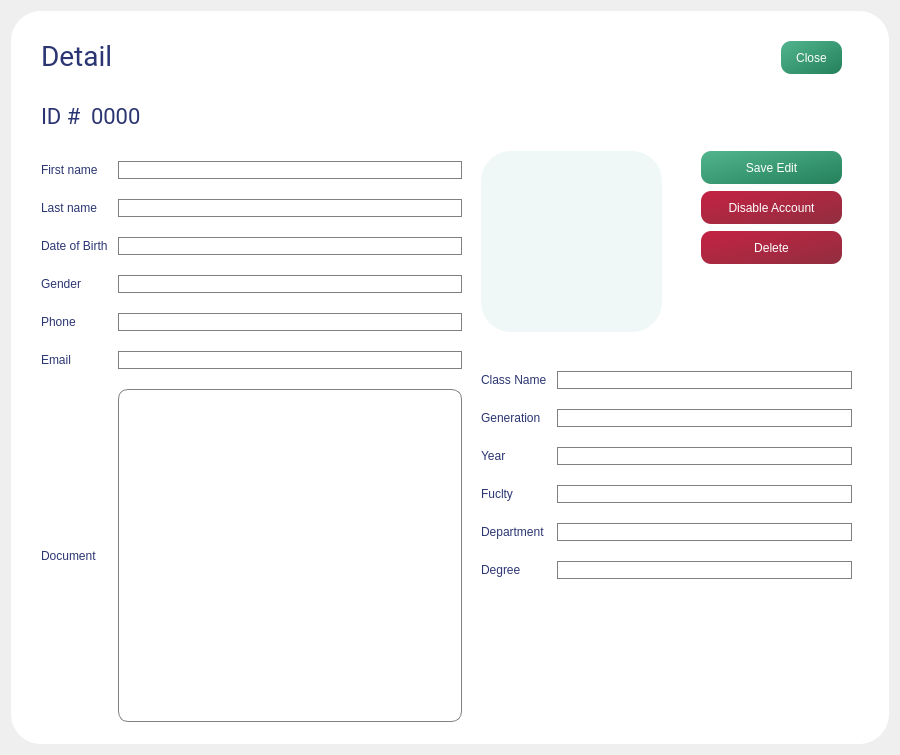
<?xml version="1.0" encoding="UTF-8"?>
<ui version="4.0">
 <class>account_detail</class>
 <widget class="QDialog" name="account_detail">
  <property name="geometry">
   <rect>
    <x>0</x>
    <y>0</y>
    <width>900</width>
    <height>755</height>
   </rect>
  </property>
  <property name="minimumSize">
   <size>
    <width>900</width>
    <height>755</height>
   </size>
  </property>
  <property name="maximumSize">
   <size>
    <width>900</width>
    <height>755</height>
   </size>
  </property>
  <property name="windowTitle">
   <string>Account Detail</string>
  </property>
  <layout class="QGridLayout" name="gridLayout">
   <item row="0" column="0">
    <widget class="QFrame" name="frameDetail">
     <property name="styleSheet">
      <string notr="true">background-color: rgb(255, 255, 255);
border-radius:30px;</string>
     </property>
     <property name="frameShape">
      <enum>QFrame::StyledPanel</enum>
     </property>
     <property name="frameShadow">
      <enum>QFrame::Raised</enum>
     </property>
     <widget class="QPushButton" name="pushButton_17">
      <property name="geometry">
       <rect>
        <x>770</x>
        <y>30</y>
        <width>61</width>
        <height>33</height>
       </rect>
      </property>
      <property name="cursor">
       <cursorShape>PointingHandCursor</cursorShape>
      </property>
      <property name="styleSheet">
       <string notr="true">background-color: qlineargradient(spread:pad, x1:0, y1:0, x2:1, y2:1, stop:0 rgba(81, 181, 142, 255), stop:1 rgba(36, 128, 91, 255));
color:#fff;
font: 12pt &quot;Roboto&quot;;
border-radius:10px;</string>
      </property>
      <property name="text">
       <string>Close</string>
      </property>
     </widget>
     <widget class="QWidget" name="gridLayoutWidget_2">
      <property name="geometry">
       <rect>
        <x>30</x>
        <y>140</y>
        <width>421</width>
        <height>581</height>
       </rect>
      </property>
      <layout class="QGridLayout" name="gridLayout_6">
       <property name="topMargin">
        <number>10</number>
       </property>
       <property name="bottomMargin">
        <number>10</number>
       </property>
       <property name="horizontalSpacing">
        <number>10</number>
       </property>
       <property name="verticalSpacing">
        <number>20</number>
       </property>
       <item row="1" column="0">
        <widget class="QLabel" name="label_5">
         <property name="styleSheet">
          <string notr="true">color: rgb(43, 53, 114);
font: 8pt &quot;Roboto&quot;;</string>
         </property>
         <property name="text">
          <string>Last name</string>
         </property>
        </widget>
       </item>
       <item row="5" column="0">
        <widget class="QLabel" name="label_6">
         <property name="styleSheet">
          <string notr="true">color: rgb(43, 53, 114);
font: 8pt &quot;Roboto&quot;;</string>
         </property>
         <property name="text">
          <string>Email</string>
         </property>
        </widget>
       </item>
       <item row="0" column="0">
        <widget class="QLabel" name="label_7">
         <property name="styleSheet">
          <string notr="true">color: rgb(43, 53, 114);
font: 8pt &quot;Roboto&quot;;</string>
         </property>
         <property name="text">
          <string>First name</string>
         </property>
        </widget>
       </item>
       <item row="4" column="0">
        <widget class="QLabel" name="label_8">
         <property name="styleSheet">
          <string notr="true">color: rgb(43, 53, 114);
font: 8pt &quot;Roboto&quot;;</string>
         </property>
         <property name="text">
          <string>Phone</string>
         </property>
        </widget>
       </item>
       <item row="2" column="0">
        <widget class="QLabel" name="label_9">
         <property name="styleSheet">
          <string notr="true">color: rgb(43, 53, 114);
font: 8pt &quot;Roboto&quot;;</string>
         </property>
         <property name="text">
          <string>Date of Birth</string>
         </property>
        </widget>
       </item>
       <item row="3" column="0">
        <widget class="QLabel" name="label_10">
         <property name="styleSheet">
          <string notr="true">color: rgb(43, 53, 114);
font: 8pt &quot;Roboto&quot;;</string>
         </property>
         <property name="text">
          <string>Gender</string>
         </property>
        </widget>
       </item>
       <item row="6" column="0">
        <widget class="QLabel" name="label_11">
         <property name="styleSheet">
          <string notr="true">color: rgb(43, 53, 114);
font: 8pt &quot;Roboto&quot;;</string>
         </property>
         <property name="text">
          <string>Document</string>
         </property>
        </widget>
       </item>
       <item row="6" column="1">
        <widget class="QPlainTextEdit" name="document">
         <property name="styleSheet">
          <string notr="true">border-radius:10px;
font: 14pt &quot;Roboto&quot;;
color: rgb(43, 53, 114);
 border: 1px solid gray;</string>
         </property>
        </widget>
       </item>
       <item row="0" column="1">
        <widget class="QLineEdit" name="first_name">
         <property name="styleSheet">
          <string notr="true">border-radius:10px;
font: 14pt &quot;Roboto&quot;;
color: rgb(43, 53, 114);
 border: 1px solid gray;</string>
         </property>
        </widget>
       </item>
       <item row="1" column="1">
        <widget class="QLineEdit" name="last_name">
         <property name="styleSheet">
          <string notr="true">border-radius:10px;
font: 14pt &quot;Roboto&quot;;
color: rgb(43, 53, 114);
 border: 1px solid gray;</string>
         </property>
        </widget>
       </item>
       <item row="2" column="1">
        <widget class="QLineEdit" name="date_of_birth">
         <property name="styleSheet">
          <string notr="true">border-radius:10px;
font: 14pt &quot;Roboto&quot;;
color: rgb(43, 53, 114);
 border: 1px solid gray;</string>
         </property>
        </widget>
       </item>
       <item row="3" column="1">
        <widget class="QLineEdit" name="gender">
         <property name="styleSheet">
          <string notr="true">border-radius:10px;
font: 14pt &quot;Roboto&quot;;
color: rgb(43, 53, 114);
 border: 1px solid gray;</string>
         </property>
        </widget>
       </item>
       <item row="4" column="1">
        <widget class="QLineEdit" name="phone">
         <property name="styleSheet">
          <string notr="true">border-radius:10px;
font: 14pt &quot;Roboto&quot;;
color: rgb(43, 53, 114);
 border: 1px solid gray;</string>
         </property>
        </widget>
       </item>
       <item row="5" column="1">
        <widget class="QLineEdit" name="email">
         <property name="styleSheet">
          <string notr="true">border-radius:10px;
font: 14pt &quot;Roboto&quot;;
color: rgb(43, 53, 114);
 border: 1px solid gray;</string>
         </property>
        </widget>
       </item>
      </layout>
     </widget>
     <widget class="QLabel" name="main_titile_18">
      <property name="geometry">
       <rect>
        <x>30</x>
        <y>30</y>
        <width>181</width>
        <height>31</height>
       </rect>
      </property>
      <property name="font">
       <font>
        <family>Roboto</family>
        <pointsize>-1</pointsize>
        <weight>50</weight>
        <italic>false</italic>
        <bold>false</bold>
       </font>
      </property>
      <property name="styleSheet">
       <string notr="true">color: rgb(43, 53, 114);
font-size: 28px;</string>
      </property>
      <property name="text">
       <string>Detail</string>
      </property>
     </widget>
     <widget class="QLabel" name="main_titile_19">
      <property name="geometry">
       <rect>
        <x>80</x>
        <y>90</y>
        <width>181</width>
        <height>31</height>
       </rect>
      </property>
      <property name="font">
       <font>
        <family>Roboto</family>
        <pointsize>-1</pointsize>
        <weight>50</weight>
        <italic>false</italic>
        <bold>false</bold>
       </font>
      </property>
      <property name="styleSheet">
       <string notr="true">color: rgb(43, 53, 114);
font-size: 22px;</string>
      </property>
      <property name="text">
       <string>0000</string>
      </property>
     </widget>
     <widget class="QLabel" name="main_titile_20">
      <property name="geometry">
       <rect>
        <x>470</x>
        <y>140</y>
        <width>181</width>
        <height>181</height>
       </rect>
      </property>
      <property name="font">
       <font>
        <family>Roboto</family>
        <weight>50</weight>
        <italic>false</italic>
        <bold>false</bold>
       </font>
      </property>
      <property name="styleSheet">
       <string notr="true">image: url(:/logo/image/Group 580.svg);
background-color: rgb(239, 248, 247);</string>
      </property>
      <property name="text">
       <string/>
      </property>
     </widget>
     <widget class="QPushButton" name="pushButton_18">
      <property name="geometry">
       <rect>
        <x>690</x>
        <y>140</y>
        <width>141</width>
        <height>33</height>
       </rect>
      </property>
      <property name="cursor">
       <cursorShape>PointingHandCursor</cursorShape>
      </property>
      <property name="styleSheet">
       <string notr="true">background-color: qlineargradient(spread:pad, x1:0, y1:0, x2:1, y2:1, stop:0 rgba(81, 181, 142, 255), stop:1 rgba(36, 128, 91, 255));
color:#fff;
font: 12pt &quot;Roboto&quot;;
border-radius:10px;</string>
      </property>
      <property name="text">
       <string>Save Edit</string>
      </property>
     </widget>
     <widget class="QPushButton" name="pushButton_19">
      <property name="geometry">
       <rect>
        <x>690</x>
        <y>180</y>
        <width>141</width>
        <height>33</height>
       </rect>
      </property>
      <property name="cursor">
       <cursorShape>PointingHandCursor</cursorShape>
      </property>
      <property name="styleSheet">
       <string notr="true">background-color: qlineargradient(spread:pad, x1:0, y1:0, x2:1, y2:1, stop:0 rgba(196, 35, 66, 255), stop:1 rgba(145, 46, 64, 255));
color:#fff;
font: 12pt &quot;Roboto&quot;;
border-radius:10px;</string>
      </property>
      <property name="text">
       <string>Disable Account</string>
      </property>
     </widget>
     <widget class="QWidget" name="gridLayoutWidget_3">
      <property name="geometry">
       <rect>
        <x>470</x>
        <y>350</y>
        <width>371</width>
        <height>371</height>
       </rect>
      </property>
      <layout class="QGridLayout" name="gridLayout_7">
       <property name="topMargin">
        <number>10</number>
       </property>
       <property name="bottomMargin">
        <number>10</number>
       </property>
       <property name="horizontalSpacing">
        <number>10</number>
       </property>
       <property name="verticalSpacing">
        <number>20</number>
       </property>
       <item row="2" column="0">
        <widget class="QLabel" name="label_12">
         <property name="styleSheet">
          <string notr="true">color: rgb(43, 53, 114);
font: 8pt &quot;Roboto&quot;;</string>
         </property>
         <property name="text">
          <string>Year</string>
         </property>
        </widget>
       </item>
       <item row="6" column="1">
        <spacer name="verticalSpacer">
         <property name="orientation">
          <enum>Qt::Vertical</enum>
         </property>
         <property name="sizeHint" stdset="0">
          <size>
           <width>20</width>
           <height>40</height>
          </size>
         </property>
        </spacer>
       </item>
       <item row="3" column="1">
        <widget class="QLineEdit" name="faclty">
         <property name="styleSheet">
          <string notr="true">border-radius:10px;
font: 14pt &quot;Roboto&quot;;
color: rgb(43, 53, 114);
 border: 1px solid gray;</string>
         </property>
        </widget>
       </item>
       <item row="1" column="1">
        <widget class="QLineEdit" name="lineEdit_13">
         <property name="styleSheet">
          <string notr="true">border-radius:10px;
font: 14pt &quot;Roboto&quot;;
color: rgb(43, 53, 114);
 border: 1px solid gray;</string>
         </property>
        </widget>
       </item>
       <item row="0" column="0">
        <widget class="QLabel" name="label_13">
         <property name="styleSheet">
          <string notr="true">color: rgb(43, 53, 114);
font: 8pt &quot;Roboto&quot;;</string>
         </property>
         <property name="text">
          <string>Class Name</string>
         </property>
        </widget>
       </item>
       <item row="1" column="0">
        <widget class="QLabel" name="label_14">
         <property name="styleSheet">
          <string notr="true">color: rgb(43, 53, 114);
font: 8pt &quot;Roboto&quot;;</string>
         </property>
         <property name="text">
          <string>Generation</string>
         </property>
        </widget>
       </item>
       <item row="0" column="1">
        <widget class="QLineEdit" name="lineEdit_12">
         <property name="styleSheet">
          <string notr="true">border-radius:10px;
font: 14pt &quot;Roboto&quot;;
color: rgb(43, 53, 114);
 border: 1px solid gray;</string>
         </property>
        </widget>
       </item>
       <item row="2" column="1">
        <widget class="QLineEdit" name="lineEdit_14">
         <property name="styleSheet">
          <string notr="true">border-radius:10px;
font: 14pt &quot;Roboto&quot;;
color: rgb(43, 53, 114);
 border: 1px solid gray;</string>
         </property>
        </widget>
       </item>
       <item row="4" column="1">
        <widget class="QLineEdit" name="department">
         <property name="styleSheet">
          <string notr="true">border-radius:10px;
font: 14pt &quot;Roboto&quot;;
color: rgb(43, 53, 114);
 border: 1px solid gray;</string>
         </property>
        </widget>
       </item>
       <item row="5" column="1">
        <widget class="QLineEdit" name="subject">
         <property name="styleSheet">
          <string notr="true">border-radius:10px;
font: 14pt &quot;Roboto&quot;;
color: rgb(43, 53, 114);
 border: 1px solid gray;</string>
         </property>
        </widget>
       </item>
       <item row="3" column="0">
        <widget class="QLabel" name="label_15">
         <property name="styleSheet">
          <string notr="true">color: rgb(43, 53, 114);
font: 8pt &quot;Roboto&quot;;</string>
         </property>
         <property name="text">
          <string>Fuclty</string>
         </property>
        </widget>
       </item>
       <item row="4" column="0">
        <widget class="QLabel" name="label_16">
         <property name="styleSheet">
          <string notr="true">color: rgb(43, 53, 114);
font: 8pt &quot;Roboto&quot;;</string>
         </property>
         <property name="text">
          <string>Department</string>
         </property>
        </widget>
       </item>
       <item row="5" column="0">
        <widget class="QLabel" name="label_17">
         <property name="styleSheet">
          <string notr="true">color: rgb(43, 53, 114);
font: 8pt &quot;Roboto&quot;;</string>
         </property>
         <property name="text">
          <string>Degree</string>
         </property>
        </widget>
       </item>
      </layout>
     </widget>
     <widget class="QLabel" name="main_titile_21">
      <property name="geometry">
       <rect>
        <x>30</x>
        <y>90</y>
        <width>101</width>
        <height>31</height>
       </rect>
      </property>
      <property name="font">
       <font>
        <family>Roboto</family>
        <pointsize>-1</pointsize>
        <weight>50</weight>
        <italic>false</italic>
        <bold>false</bold>
       </font>
      </property>
      <property name="styleSheet">
       <string notr="true">color: rgb(43, 53, 114);
font-size: 22px;</string>
      </property>
      <property name="text">
       <string>ID #</string>
      </property>
     </widget>
     <widget class="QPushButton" name="pushButton_20">
      <property name="geometry">
       <rect>
        <x>690</x>
        <y>220</y>
        <width>141</width>
        <height>33</height>
       </rect>
      </property>
      <property name="cursor">
       <cursorShape>PointingHandCursor</cursorShape>
      </property>
      <property name="styleSheet">
       <string notr="true">background-color: qlineargradient(spread:pad, x1:0, y1:0, x2:1, y2:1, stop:0 rgba(196, 35, 66, 255), stop:1 rgba(145, 46, 64, 255));
color:#fff;
font: 12pt &quot;Roboto&quot;;
border-radius:10px;</string>
      </property>
      <property name="text">
       <string>Delete</string>
      </property>
     </widget>
     <zorder>pushButton_17</zorder>
     <zorder>gridLayoutWidget_2</zorder>
     <zorder>main_titile_18</zorder>
     <zorder>main_titile_20</zorder>
     <zorder>pushButton_18</zorder>
     <zorder>pushButton_19</zorder>
     <zorder>gridLayoutWidget_3</zorder>
     <zorder>main_titile_21</zorder>
     <zorder>main_titile_19</zorder>
     <zorder>pushButton_20</zorder>
    </widget>
   </item>
  </layout>
 </widget>
 <resources/>
 <connections/>
</ui>
